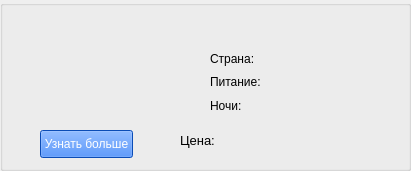
  <widget class="QGroupBox" name="groupBox_9">
   <property name="geometry">
    <rect>
     <x>110</x>
     <y>710</y>
     <width>411</width>
     <height>171</height>
    </rect>
   </property>
   <property name="title">
    <string/>
   </property>
   <widget class="QLabel" name="picture_9">
    <property name="geometry">
     <rect>
      <x>20</x>
      <y>20</y>
      <width>131</width>
      <height>101</height>
     </rect>
    </property>
    <property name="text">
     <string/>
    </property>
   </widget>
   <widget class="QLabel" name="name_9">
    <property name="geometry">
     <rect>
      <x>160</x>
      <y>10</y>
      <width>241</width>
      <height>31</height>
     </rect>
    </property>
    <property name="font">
     <font>
      <family>Segoe Print</family>
      <pointsize>11</pointsize>
      <underline>true</underline>
     </font>
    </property>
    <property name="text">
     <string/>
    </property>
   </widget>
   <widget class="QPushButton" name="pushButton_10">
    <property name="geometry">
     <rect>
      <x>40</x>
      <y>130</y>
      <width>93</width>
      <height>28</height>
     </rect>
    </property>
    <property name="styleSheet">
     <string notr="true">color: white;
background-color:rgb(15, 107, 255)</string>
    </property>
    <property name="text">
     <string>Узнать больше</string>
    </property>
   </widget>
   <widget class="QLabel" name="country_9">
    <property name="geometry">
     <rect>
      <x>270</x>
      <y>50</y>
      <width>121</width>
      <height>16</height>
     </rect>
    </property>
    <property name="text">
     <string/>
    </property>
   </widget>
   <widget class="QLabel" name="meals_9">
    <property name="geometry">
     <rect>
      <x>270</x>
      <y>70</y>
      <width>121</width>
      <height>20</height>
     </rect>
    </property>
    <property name="text">
     <string/>
    </property>
   </widget>
   <widget class="QLabel" name="label_38">
    <property name="geometry">
     <rect>
      <x>180</x>
      <y>120</y>
      <width>51</width>
      <height>41</height>
     </rect>
    </property>
    <property name="font">
     <font>
      <pointsize>10</pointsize>
     </font>
    </property>
    <property name="text">
     <string>Цена:</string>
    </property>
    <property name="textFormat">
     <enum>Qt::AutoText</enum>
    </property>
   </widget>
   <widget class="QLabel" name="nights_9">
    <property name="geometry">
     <rect>
      <x>270</x>
      <y>96</y>
      <width>121</width>
      <height>20</height>
     </rect>
    </property>
    <property name="text">
     <string/>
    </property>
   </widget>
   <widget class="QLabel" name="price_9">
    <property name="geometry">
     <rect>
      <x>240</x>
      <y>120</y>
      <width>161</width>
      <height>41</height>
     </rect>
    </property>
    <property name="font">
     <font>
      <family>Segoe Print</family>
      <pointsize>10</pointsize>
     </font>
    </property>
    <property name="text">
     <string/>
    </property>
   </widget>
   <widget class="QWidget" name="layoutWidget_9">
    <property name="geometry">
     <rect>
      <x>210</x>
      <y>50</y>
      <width>56</width>
      <height>64</height>
     </rect>
    </property>
    <layout class="QVBoxLayout" name="verticalLayout_10">
     <item>
      <widget class="QLabel" name="label_39">
       <property name="text">
        <string>Страна:</string>
       </property>
      </widget>
     </item>
     <item>
      <widget class="QLabel" name="label_40">
       <property name="text">
        <string>Питание:</string>
       </property>
      </widget>
     </item>
     <item>
      <widget class="QLabel" name="label_41">
       <property name="text">
        <string>Ночи:</string>
       </property>
      </widget>
     </item>
    </layout>
   </widget>
   <widget class="QPushButton" name="pushButton_36">
    <property name="geometry">
     <rect>
      <x>170</x>
      <y>10</y>
      <width>231</width>
      <height>31</height>
     </rect>
    </property>
    <property name="font">
     <font>
      <underline>true</underline>
     </font>
    </property>
    <property name="styleSheet">
     <string notr="true">border: 0.3 px solid white;
background-color:rgba(255, 0, 0, 0)</string>
    </property>
    <property name="text">
     <string/>
    </property>
   </widget>
  </widget>
